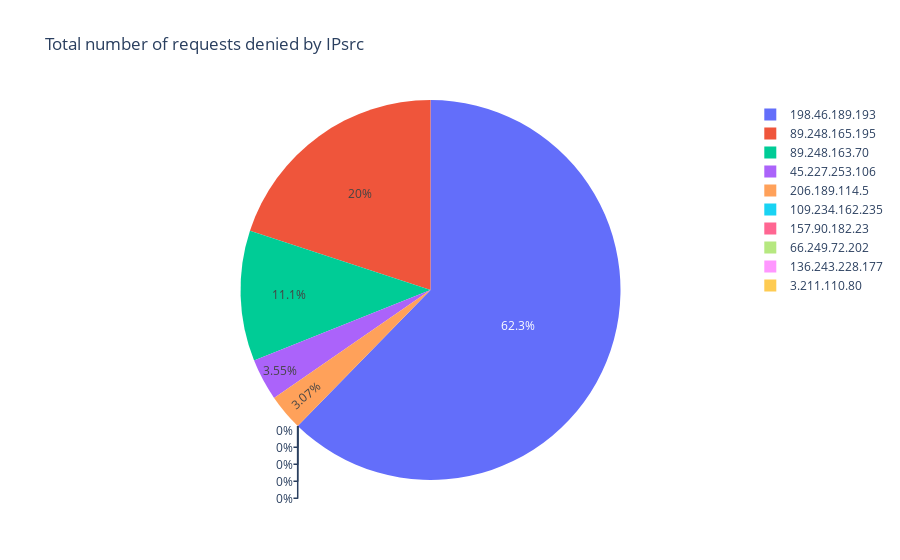

Notebook code cell kept with this figure:
### Code cell
px.pie(Merge_IPsrc.head(10), values='deny', names='IPsrc', title='Total number of requests denied by IPsrc')

### Figure 1 — Plotly figure (JSON) as saved in the notebook; plotly's stock layout.template omitted (floating-point values rounded to 4 significant figures)
{"data": [{"domain": {"x": [0, 1], "y": [0, 1]}, "hovertemplate": "IPsrc=%{label}<br>deny=%{value}<extra></extra>", "labels": ["109.234.162.235", "198.46.189.193", "89.248.165.195", "157.90.182.23", "89.248.163.70", "45.227.253.106", "206.189.114.5", "66.249.72.202", "136.243.228.177", "3.211.110.80"], "legendgroup": "", "name": "", "showlegend": true, "type": "pie", "values": [0, 60203, 19280, 0, 10723, 3434, 2969, 0, 0, 0]}], "layout": {"legend": {"tracegroupgap": 0}, "title": {"text": "Total number of requests denied by IPsrc"}}}
